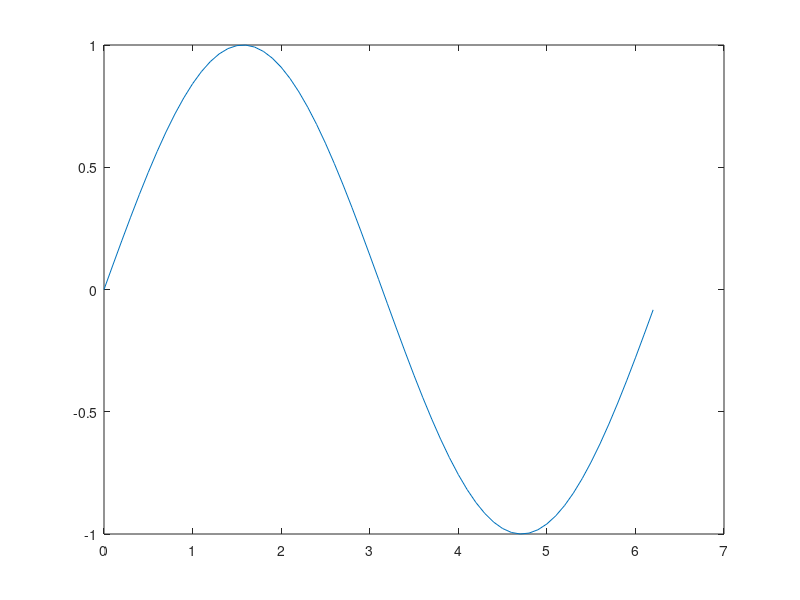

Write the MATLAB code that produced this figure.
clc
clear all

fid = fopen('data', 'w');

x = 0:.1:2*pi;
fprintf(fid, '   x         y\n');
fprintf(fid, '%5.2f %10.4f\n', [x ; sin(x)]);

fclose(fid);


fid = fopen('data', 'r');

T = textscan(fid, '%5.2f %10.4f', 'HeaderLines', 1)

fclose(fid);

x=T{1};
y=T{2};

plot(x, y);
